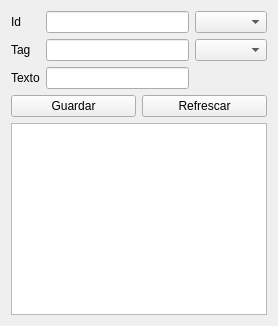
<?xml version="1.0" encoding="UTF-8"?>
<ui version="4.0">
 <!-- Clase inicio -->
 <class>LanguageForm</class>

 <widget class="QWidget" name="centralWidget">
  <layout class="QVBoxLayout" name="vbox_main">
  
   <!-- Formulario -->
   <item>
    <layout class="QGridLayout" name="form">

     <item row="0" column="0">
      <widget class="QLabel" name="id_label">
       <property name="text"><string>Id</string></property>
      </widget>
     </item>
     <item row="0" column="1">
      <widget class="QLineEdit" name="id_entry">
      </widget>
     </item>
     
     <item row="0" column="2">
      <widget class="QComboBox" name="combobox_language"/>
     </item>
     
     <item row="1" column="0">
      <widget class="QLabel" name="tag_label">
       <property name="text"><string>Tag</string></property>
      </widget>
     </item>
     <item row="1" column="1">
      <widget class="QLineEdit" name="tag_entry">
      </widget>
     </item>
     <item row="1" column="2">
      <widget class="QComboBox" name="combobox_tag"/>
     </item>
     
     <item row="2" column="0">
      <widget class="QLabel" name="text_label">
       <property name="text"><string>Texto</string></property>
      </widget>
     </item>
     <item row="2" column="1">
      <widget class="QLineEdit" name="text_entry">
      </widget>
     </item>

    </layout>
   </item>
   
   
   <!-- Botones -->
   <item>
    <layout class="QHBoxLayout" name="button_hbox">

     <item>
      <widget class="QPushButton" name="save_button">
       <property name="text"> <string>Guardar</string> </property>
      </widget>
     </item>
     
     <item>
      <widget class="QPushButton" name="refresh_button">
       <property name="text"> <string>Refrescar</string> </property>
      </widget>
     </item>

    </layout>
   </item>
   
   
   
   
   <!-- Tabla -->
   <item>
    <widget class="QTableWidget" name="table">
     <property name="wordWrap">
      <bool>true</bool>
     </property>
    </widget>
   </item>
  
  </layout>
 </widget>
 
 <!-- Clase cierre -->
 <resources/>
 <connections/>
</ui>
